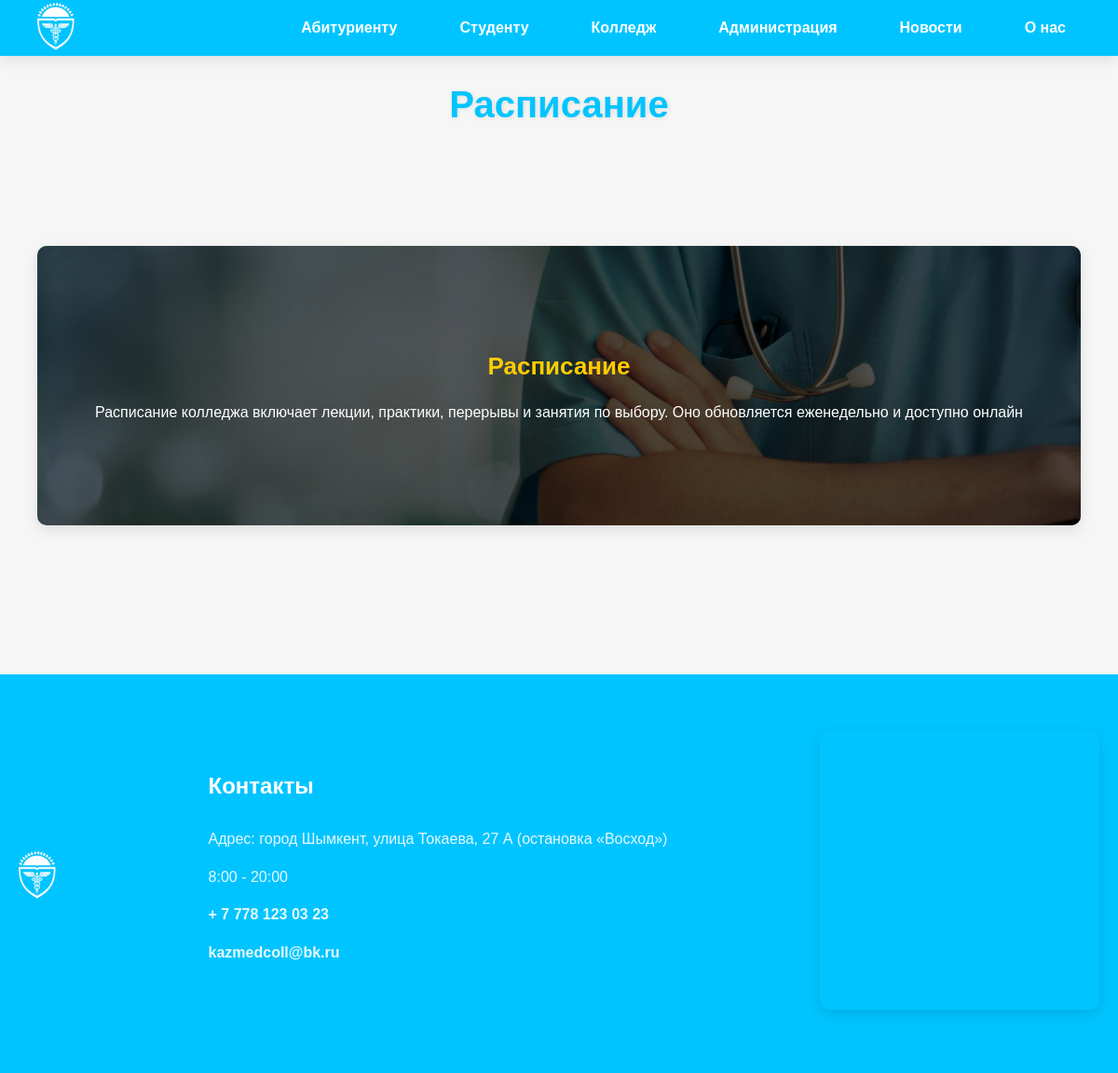
Screenshot of /raspisanie/ with the database file from the repository.
### talant_app/models.py (models this page shows, shortened)
class Schedule(models.Model):
    name = models.CharField(max_length=100, verbose_name="Название расписания")
    description = models.TextField(verbose_name="Описание")
    image = models.ImageField(upload_to='schedules/', verbose_name="Изображение", blank=True, null=True)
    google_drive_link = models.URLField(verbose_name="Ссылка на Google Drive", blank=True, null=True)
    is_active = models.BooleanField(default=True, verbose_name="Активно")
    class Meta:
        verbose_name = "Расписание"
        verbose_name_plural = "Расписания"

class FooterContact(models.Model):
    address = models.CharField(max_length=200, verbose_name="Адрес")
    phone = models.CharField(max_length=20, verbose_name="Телефон")
    email = models.EmailField(verbose_name="Email")
    working_hours = models.CharField(max_length=100, verbose_name="Рабочие часы")
    map_url = models.URLField(verbose_name="Ссылка на карту", blank=True, null=True)
    class Meta:
        verbose_name = "Контакты футера"
        verbose_name_plural = "Контакты футера"

### talant_app/views.py (the view)
# urls.py: path('raspisanie/', views.raspisanie, name='raspisanie'),
def raspisanie(request):
    schedules = Schedule.objects.filter(is_active=True)  # Берём только активные расписания
    footer = FooterContact.objects.first()  # Данные футера
    schedules_with_images = [
        {
            'name': schedule.name,
            'description': schedule.description,
            'image_url': schedule.image.url if schedule.image else static('imgs/default.jpg'),
            'google_drive_link': schedule.google_drive_link
        }
        for schedule in schedules
    ]
    context = {
        'schedules': schedules_with_images,
        'footer': footer,
    }
    return render(request, 'raspis.html', context)

### talant_app/templates/raspis.html (shortened to what this page needs)
{% load static %}
<!DOCTYPE html>
<html lang="ru">
<head>
    <link rel="stylesheet" href="{% static 'css/style.css' %}">
</head>
<body>
    <header class="header">
        <div class="logo">
             <a href="{% url 'home' %}">
                <img class="log" src="{% static 'imgs/logo9.png' %}" style="width: 40px" alt="Логотип">
            </a>
        </div>
        <nav class="nav" id="nav-menu">
            <div class="dropdown">
                <a href="#" class="dropdown-toggle">Абитуриенту</a>
            </div>
            <div class="dropdown">
                <a href="#" class="dropdown-toggle">Студенту</a>
            </div>
            <div class="dropdown">
                <a href="#" class="dropdown-toggle">Колледж</a>
            </div>
            <a href="#qyzmetker">Администрация</a>
            <a href="#news">Новости</a>
            <a href="#about">О нас</a>
        </nav>
    </header>
    <section class="specialties-section">
        <div class="specialties-container">
            <h1>Расписание</h1>
            <section class="clubs">
                <div class="club-container">
                    {% for schedule in schedules %}
                        <a href="{{ schedule.google_drive_link }}" target="_blank" class="club-link">
                            <div class="club" style="background-image: url('{{ schedule.image_url }}');">
                                <div class="overlay">
                                    <h3>{{ schedule.name }}</h3>
                                    <p>{{ schedule.description }}</p>
                                </div>
                            </div>
                        </a>
                    {% empty %}
                        <p>Расписания пока не добавлены.</p>
                    {% endfor %}
                </div>
            </section>
        </div>
    </section>
     <footer>
      <div class="containerf">
        <div class="footer-left">
           <a href="{% url 'home' %}">
                <img class="log" src="{% static 'imgs/logo9.png' %}" style="width: 40px" alt="Логотип">
            </a>
        </div>
        <div class="footer-center">
          <h3>Контакты</h3>
          <p>{{ footer.address }}</p>
          <p>{{ footer.working_hours }}</p>
          <p>
            <a href="tel:{{ footer.phone }}" class="phone"
              >{{ footer.phone }}</a
            >
          </p>
          <p>
            <a href="mailto:{{ footer.email }}" class="email"
              >{{ footer.email }}</a
            >
          </p>
        </div>
        <div class="footer-right">
          <iframe src="https://www.google.com/maps/embed?pb=!1m18!1m12!1m3!1d2950.36350282744!2d69.5967332750969!3d42.313445038046886!2m3!1f0!2f0!3f0!3m2!1i1024!2i768!4f13.1!3m3!1m2!1s0x38a91e98f30856e5%3A0x1d677fa74ea0d71f!2z0YPQu9C40YbQsCDQotC-0LrQsNC10LLQsCAyNywg0KjRi9C80LrQtdC90YIgMTYwMDAw!5e0!3m2!1sru!2skz!4v1747377458950!5m2!1sru!2skz" width="600" height="450" style="border:0;" allowfullscreen="" loading="lazy"></iframe>
        </div>
      </div>
    </footer>
</body>
</html>

### talant_app/static/css/style.css (style rules this page uses)
* { margin: 0; padding: 0; box-sizing: border-box; }
body { font-family: 'Arial', sans-serif; line-height: 1.6; background-color: #f5f6f5; color: #333; }
.header { display: flex; justify-content: space-between; align-items: center; padding: 10px 40px; background-color: #00c4ff; color: #fff; box-shadow: 0 4px 15px rgba(0, 0, 0, 0.1); position: fixed; width: 100%; z-index: 1000; height: 60px; }
.logo { font-size: 28px; font-weight: 700; text-transform: uppercase; letter-spacing: 1px; }
.nav { display: flex; gap: 35px; align-items: center; }
.nav a { color: #fff; text-decoration: none; font-size: 16px; font-weight: 600; padding: 8px 16px; border-radius: 5px; transition: all 0.3s ease; }
.clubs { padding: 80px 20px; background: #f5f6f5; }
.club-container { display: grid; grid-template-columns: repeat(auto-fit, minmax(300px, 1fr)); gap: 30px; max-width: 1200px; margin: 0 auto; }
.club { position: relative; border-radius: 10px; overflow: hidden; height: 300px; background-size: cover; background-position: center; transition: all 0.3s ease; box-shadow: 0 5px 15px rgba(0, 0, 0, 0.1); }
.overlay { background: rgba(0, 0, 0, 0.65); color: #fff; padding: 25px; text-align: center; width: 100%; height: 100%; display: flex; flex-direction: column; justify-content: center; transition: all 0.3s ease; }
.overlay h3 { font-size: 26px; font-weight: 700; color: #ffcc00; margin-bottom: 15px; }
.overlay p { font-size: 16px; }
footer { background: #00c4ff; padding: 60px 20px; color: #fff; }
.containerf { display: flex; justify-content: space-between; align-items: center; max-width: 1300px; margin: 0 auto; gap: 30px; }
.footer-left { max-width: 350px; }
.footer-center h3 { font-size: 24px; margin-bottom: 25px; color: #fff; }
.footer-center p { font-size: 16px; margin-bottom: 15px; opacity: 0.9; }
.phone, .email { color: #fff; font-weight: 600; text-decoration: none; transition: all 0.3s ease; }
.footer-right iframe { width: 100%; height: 300px; border-radius: 10px; border: none; box-shadow: 0 5px 15px rgba(0, 0, 0, 0.1); }
.log { padding-top: 10px; }
.nav .dropdown { position: relative; display: inline-block; }
.nav .dropdown-toggle { color: #fff; text-decoration: none; font-size: 16px; font-weight: 600; padding: 8px 16px; border-radius: 5px; transition: all 0.3s ease; }
.specialties-section { padding: 80px 20px; background: #f5f6f5; }
.specialties-container { max-width: 1200px; margin: 0 auto; }
.specialties-container h1 { font-size: 40px; font-weight: 700; color: #00c4ff; margin-bottom: 40px; text-align: center; text-shadow: 1px 1px 5px rgba(0, 0, 0, 0.1); }
.club-link { text-decoration: none; color: inherit; display: block; }

### rows the page displays
Schedule: name "Расписание", description "Расписание колледжа включает лекции, практики, перерывы и занятия по выбору. Оно обновляется еженедельно и доступно онлайн"
FooterContact: address "Адрес: город Шымкент, улица Токаева, 27 А (остановка «Восход»)", working_hours "8:00 - 20:00", phone "+ 7 778 123 03 23", email "kazmedcoll@bk.ru"
